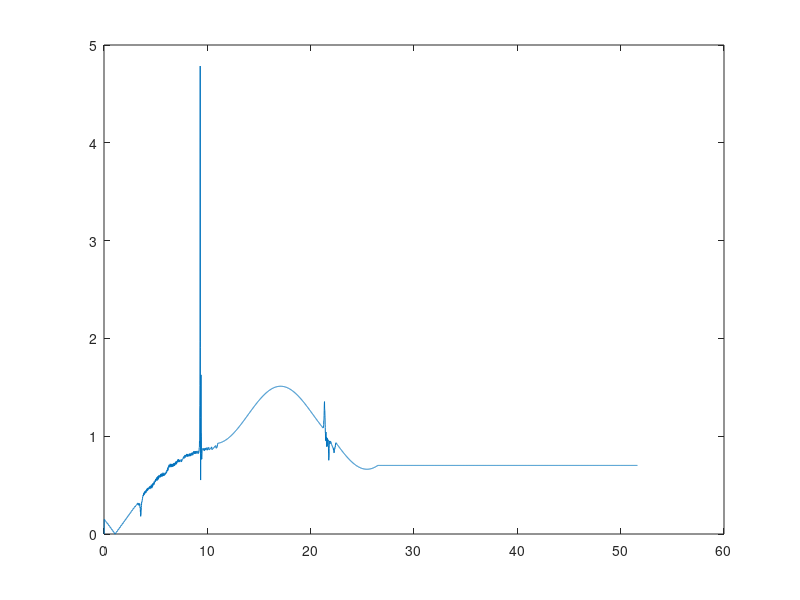
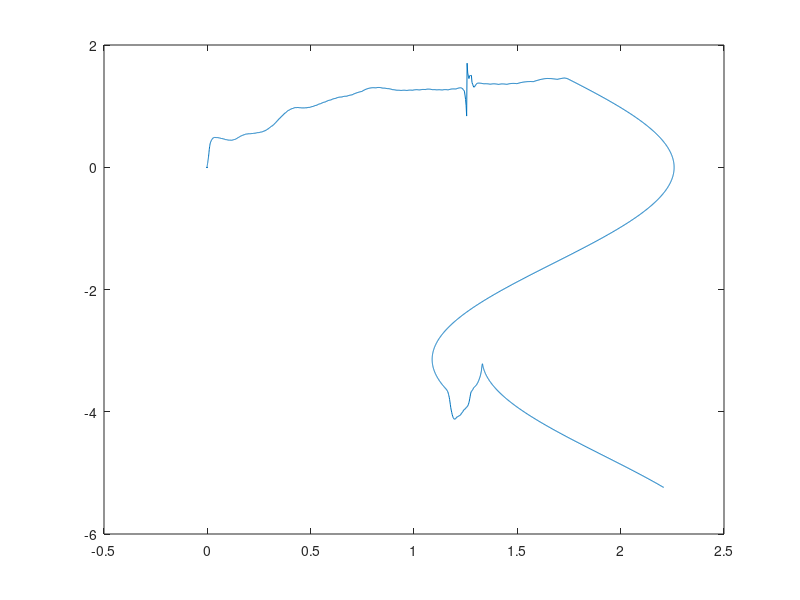
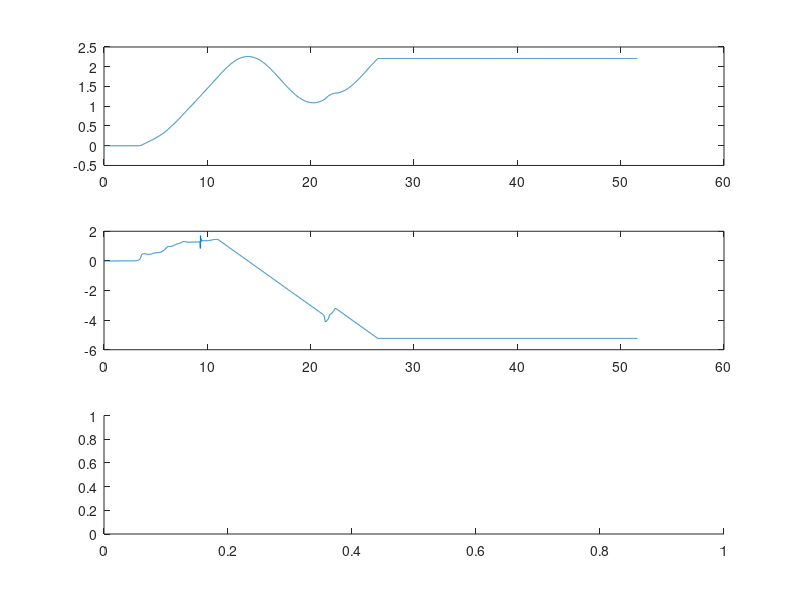

Here is the MATLAB script that generated these plots, in order: (Note: this script raises an error after producing the figures.)
clear all; clc; close all;

data = importdata('log.dat');
w = 0.267439;
t = 0:0.010:(length(data)-1)*0.010;

figure;
v = abs(data(:,3)-data(:,4))./2
plot(t,v)

figure;
plot(data(:,5),data(:,6));

figure
subplot(3,1,1)
plot(t,data(:,5))
subplot(3,1,2)
plot(t,data(:,6))
subplot(3,1,3)
plot(t,wrapToPi(data(:,7)))